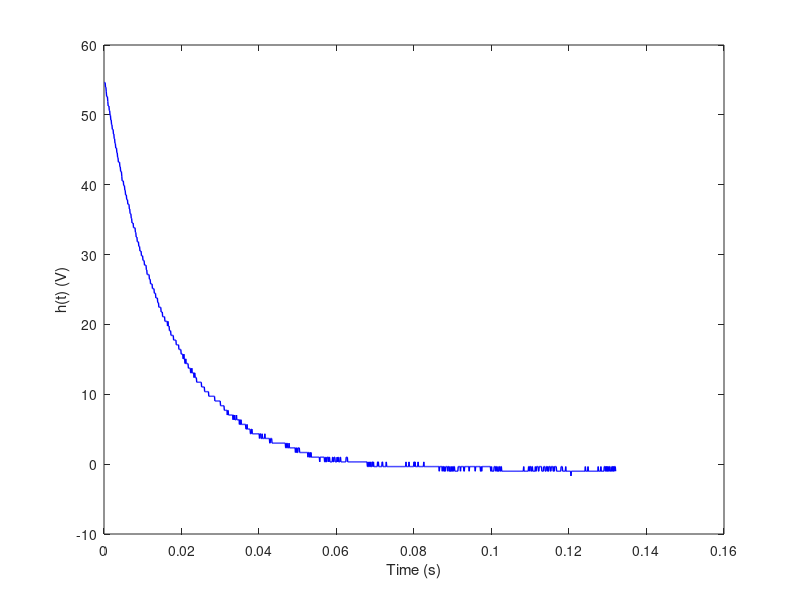
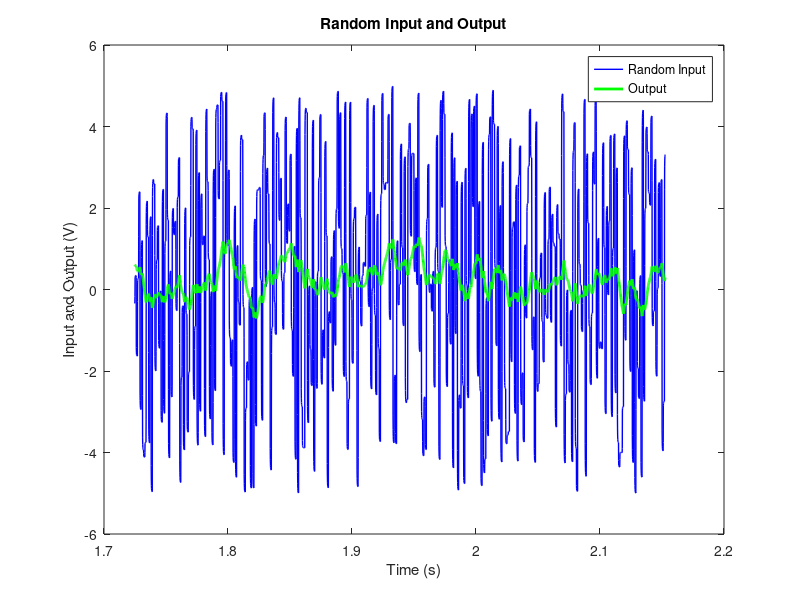
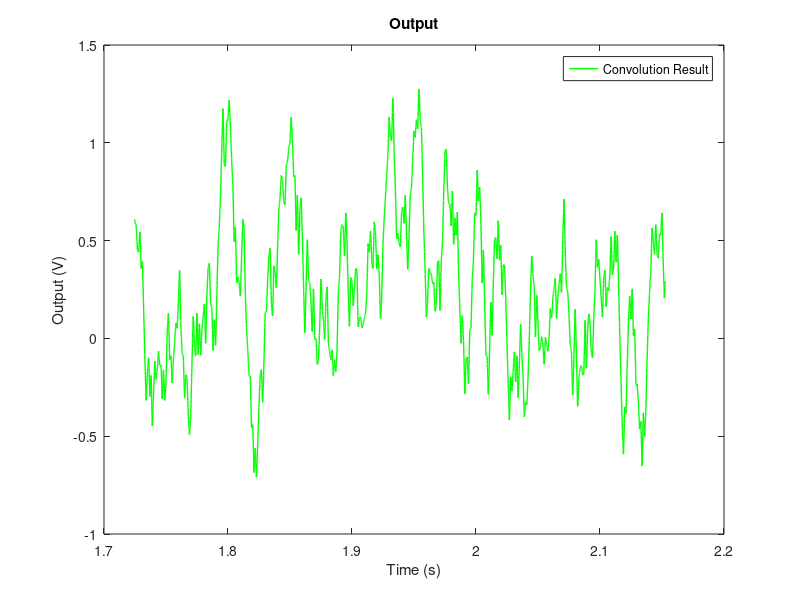

MATLAB code to generate these figures, in order:
% h, x_exp, y_exp
% you must fine and calculate DT
%y = DT * conv(x_exp,h) 

% Lane Levine, Derrick Rasser, Wesley Schumacher
% Group 41
% Lab 4 MATLAB

clc;close all;

% Read in the data that was collected using WaveForms
[Voltage] = xlsread('Lab4hofxdata.csv');
[Voltage1] = xlsread('Lab4xinyout.csv');

% Extract each column (time, step function value, voltage value)
time1 = Voltage(:,1);
step1 = Voltage(:,2);
voltage1 = Voltage(:,3);

time2 = Voltage1(:,1);
step2 = Voltage1(:,2);
voltage2 = Voltage1(:,3);

% Find data for 0.2 second interval
a = 4500;
b = 5601;
t1 = time1(4530:5881)  - 2.02029242;
v1 = 200* voltage1(4530:5881); %4159
s1 = step1(4530:5881);

t2 = time2(1500:5881);
v2 = voltage2(1500:5881);
s2 = step2(1500:5881);

figure(1)
% Plot experimental input
plot(t1,v1,'b','Linewidth',1)
xlabel('Time (s)')
ylabel('h(t) (V)')

figure(2)
% Plot experimental output
plot(t2,s2,'b','Linewidth',1)
hold on
plot(t2,v2,'g','Linewidth',2)
xlabel('Time (s)')
ylabel('Input and Output (V)')
title('Random Input and Output')
legend('Random Input','Output')


figure(3) 
y = 0.001 * conv(s2,v1) ;
%plot(t2,y,'b','Linewidth',1)

plot(t2,v2,'g','Linewidth',1)
xlabel('Time (s)')
ylabel('Output (V)')
title('Output')
legend('Convolution Result','Experiment')




